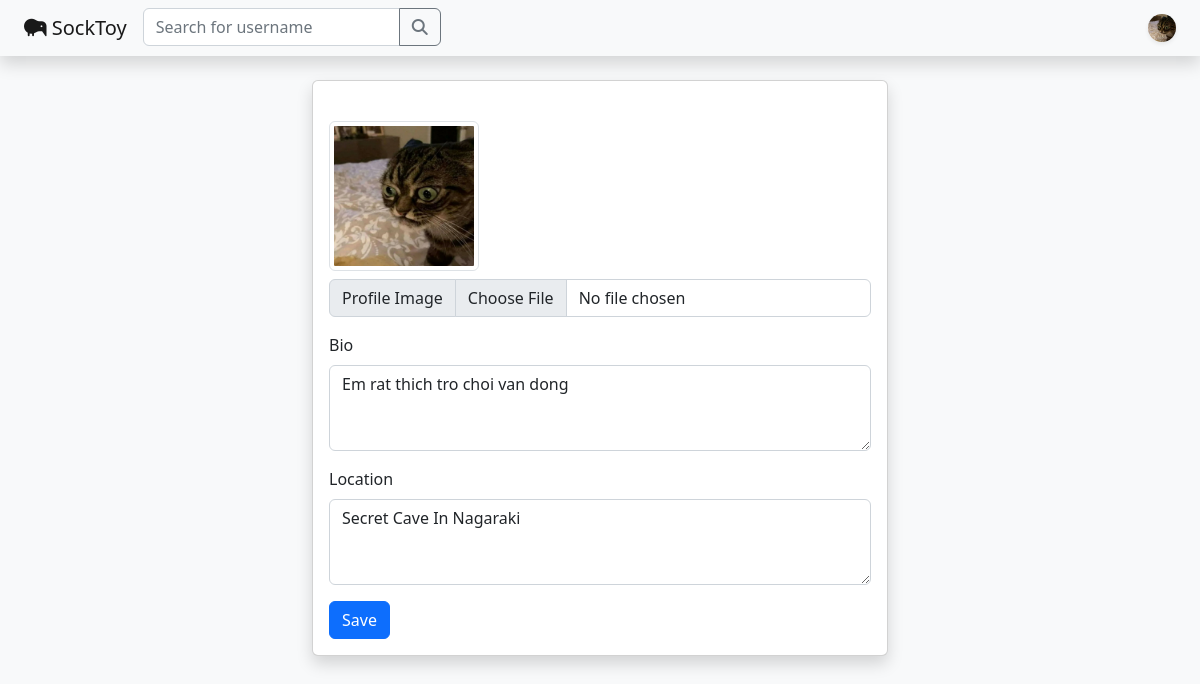
The app's page /settings (signed in) with its own data.
### core/models.py (models this page shows, shortened)
class Profile(models.Model):
    user = models.ForeignKey(User, on_delete=models.CASCADE)
    id_user = models.IntegerField()
    bio = models.TextField(blank=True)
    profileimg = models.ImageField(
        upload_to="profile_images", default="blank-profile-picture.png"
    )
    location = models.CharField(max_length=100, blank=True)

### core/views.py (the view)
# urls.py: path("settings", views.settings, name="settings"),
@login_required(login_url="signin")
def settings(request):
    user_profile = Profile.objects.get(user=request.user)
    if request.method == "POST":
        if request.FILES.get("image") is None:
            image = user_profile.profileimg
            bio = request.POST["bio"]
            location = request.POST["location"]
            user_profile.profileimg = image
            user_profile.bio = bio
            user_profile.location = location
            user_profile.save()
        if request.FILES.get("image") is not None:
            image = request.FILES.get("image")
            bio = request.POST["bio"]
            location = request.POST["location"]
            user_profile.profileimg = image
            user_profile.bio = bio
            user_profile.location = location
            user_profile.save()
        messages.info(request, "Change Applied")
        return redirect(reverse("profile", kwargs={"pk": user_profile.user}))
    else:
        return render(request, "setting.html", {"user_profile": user_profile})

### templates/setting.html (shortened to what this page needs)
{% load static %}
<!DOCTYPE html>
<html lang="en">
  <head>
    <link href="https://cdn.jsdelivr.net/npm/bootstrap@5.2.3/dist/css/bootstrap.min.css"
          rel="stylesheet"
/>
    <link rel="stylesheet" href="{% static 'assets/css/a.css' %}">
    <link rel="stylesheet"
          href="https://cdnjs.cloudflare.com/ajax/libs/font-awesome/6.2.1/css/all.min.css"
/>
  </head>
  <body>
    <div class="min-vh-100 d-flex flex-column align-items-stretch"
         style="background-color: #f8f9fa">
      <nav class="sticky-top navbar bg-light shadow">
        <div class="container-fluid">
          <div class="container-fluid d-flex justify-content-between">
            <div class="d-flex flex-row">
              <a class="navbar-brand" href="/">
                <i class="fa-solid fa-kiwi-bird"></i>
                SockToy
              </a>
              <div>
                <form action="/search" method="POST">
                  <div class="input-group">
                    <input type="text"
                           name="username"
                           class="form-control"
                           placeholder="Search for username"
                           aria-label="Example text with button addon"
                           aria-describedby="button-addon1">
                    <button class="btn btn-outline-secondary" type="submit" id="button-addon1">
                      <i class="fa-solid fa-magnifying-glass"></i>
                    </button>
                  </div>
                </form>
              </div>
            </div>
            <div class="d-flex flex-row align-items-center">
              <img src="{{ user_profile.profileimg.url }}"
                   class="shadow-sm avatar small-avatar dropdown-toggle"
                   data-bs-toggle="dropdown"
                   aria-expanded="false"
                   type="button"
                   alt="avatar"/>
            </div>
          </div>
        </div>
      </nav>
      <div class="container-fluid mt-4">
        <div class="row">
          <div class="col-md-6 offset-md-3">
            <div class="card mb-3 rounded shadow">
              <div class="card-body">
                <form action="" method="POST" enctype="multipart/form-data">
                  <img src="{{ user_profile.profileimg.url }}"
                       alt="Generic placeholder image"
                       class="img-fluid img-thumbnail mt-4 mb-2"
                       style="width: 150px;
                              height: 150px;
                              z-index: 1">
                  <div class="input-group mb-3">
                    <label class="input-group-text" for="image">Profile Image</label>
                    <input type="file" name="image" class="form-control" id="image">
                  </div>
                  <div class="mb-3">
                    <label class="form-label" for="about">Bio</label>
                    <textarea class="form-control" id="about" name="bio" rows="3">{{user_profile.bio}}</textarea>
                  </div>
                  <div class="mb-3">
                    <label class="form-label" for="location">Location</label>
                    <textarea class="form-control" id="location" name="location" rows="3">{{user_profile.location}}</textarea>
                  </div>
                  <div class="btn-toolbar mt-2 justify-content-between">
                    <div class="btn-group">
                      <button type="submit" class="btn btn-primary">Save</button>
                    </div>
                  </div>
                </form>
              </div>
            </div>
          </div>
        </div>
      </div>
    </div>
  </body>
</html>

### static/assets/css/a.css (style rules this page uses)
.avatar { overflow: hidden; }
.small-avatar { border-radius: 50%; width: 28px; height: 28px; }
a:link { text-decoration: none; }

### records on screen
Profile: profileimg (picture), bio "Em rat thich tro choi van dong", location "Secret Cave In Nagaraki"
